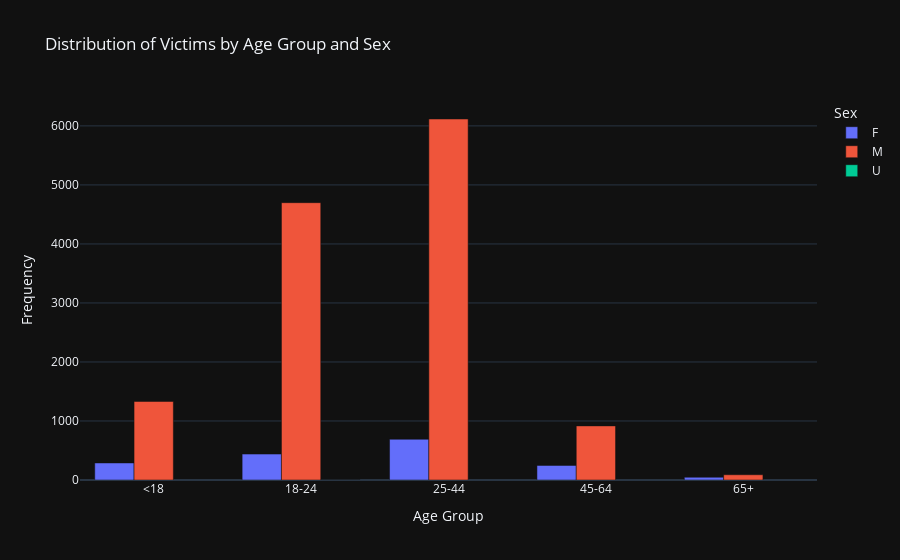

Notebook code for this chart:
### Markdown cell above
### Distribution of Victims By Age and Sex Categories

### Code cell
age_mapping = ['<18', '18-24', '25-44', '45-64', '65+']

victim_sex_counts = vic_sus_filtered.groupby(['VIC_SEX', 'VIC_AGE_GROUP']).size().reset_index(name='Count')



fig3 = px.bar(
    victim_sex_counts,
    x='VIC_AGE_GROUP',
    y='Count',
    color='VIC_SEX',
    title='Distribution of Victims by Age Group and Sex',
    labels={'Count': 'Frequency', 'VIC_AGE_GROUP': 'Age Group', 'VIC_SEX': 'Sex'},
    template='plotly_dark',
    barmode='group',  
    category_orders={'VIC_AGE_GROUP': ['<18', '18-24', '25-44', '45-64', '65+']}  
)

fig3.show()

### Figure 1 — Plotly figure (JSON) as saved in the notebook; plotly's stock layout.template omitted (floating-point values rounded to 4 significant figures)
{"data": [{"alignmentgroup": "True", "hovertemplate": "Sex=F<br>Age Group=%{x}<br>Frequency=%{y}<extra></extra>", "legendgroup": "F", "marker": {"color": "#636efa", "pattern": {"shape": ""}}, "name": "F", "offsetgroup": "F", "orientation": "v", "showlegend": true, "textposition": "auto", "type": "bar", "x": ["18-24", "25-44", "45-64", "65+", "<18"], "xaxis": "x", "y": [439, 690, 247, 47, 289], "yaxis": "y"}, {"alignmentgroup": "True", "hovertemplate": "Sex=M<br>Age Group=%{x}<br>Frequency=%{y}<extra></extra>", "legendgroup": "M", "marker": {"color": "#EF553B", "pattern": {"shape": ""}}, "name": "M", "offsetgroup": "M", "orientation": "v", "showlegend": true, "textposition": "auto", "type": "bar", "x": ["18-24", "25-44", "45-64", "65+", "<18"], "xaxis": "x", "y": [4699, 6117, 917, 89, 1331], "yaxis": "y"}, {"alignmentgroup": "True", "hovertemplate": "Sex=U<br>Age Group=%{x}<br>Frequency=%{y}<extra></extra>", "legendgroup": "U", "marker": {"color": "#00cc96", "pattern": {"shape": ""}}, "name": "U", "offsetgroup": "U", "orientation": "v", "showlegend": true, "textposition": "auto", "type": "bar", "x": ["18-24"], "xaxis": "x", "y": [2], "yaxis": "y"}], "layout": {"barmode": "group", "legend": {"title": {"text": "Sex"}, "tracegroupgap": 0}, "title": {"text": "Distribution of Victims by Age Group and Sex"}, "xaxis": {"anchor": "y", "categoryarray": ["<18", "18-24", "25-44", "45-64", "65+"], "categoryorder": "array", "domain": [0, 1], "title": {"text": "Age Group"}}, "yaxis": {"anchor": "x", "domain": [0, 1], "title": {"text": "Frequency"}}}}
